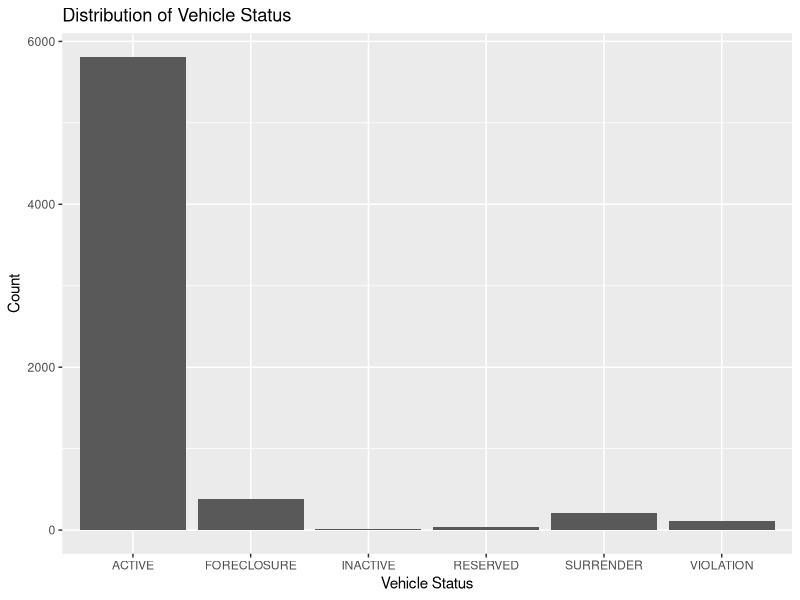

Reproduce this figure in R.
library(tidyverse)

# Loading the dataset  ----------------------------------------------------

car_inpsection <- read.csv("Public_Passenger_Vehicle_Inspection_Schedule.csv")


# Initial exploratory analysis  -------------------------------------------

str(car_inpsection)

sum(car_inpsection == "")# this indicates there are about 1932 missing observations 

# Plot variables 
ggplot(car_inpsection, aes(x = Vehicle.Status)) +
  geom_bar() +
  labs(title = "Distribution of Vehicle Status",
       x = "Vehicle Status",
       y = "Count")